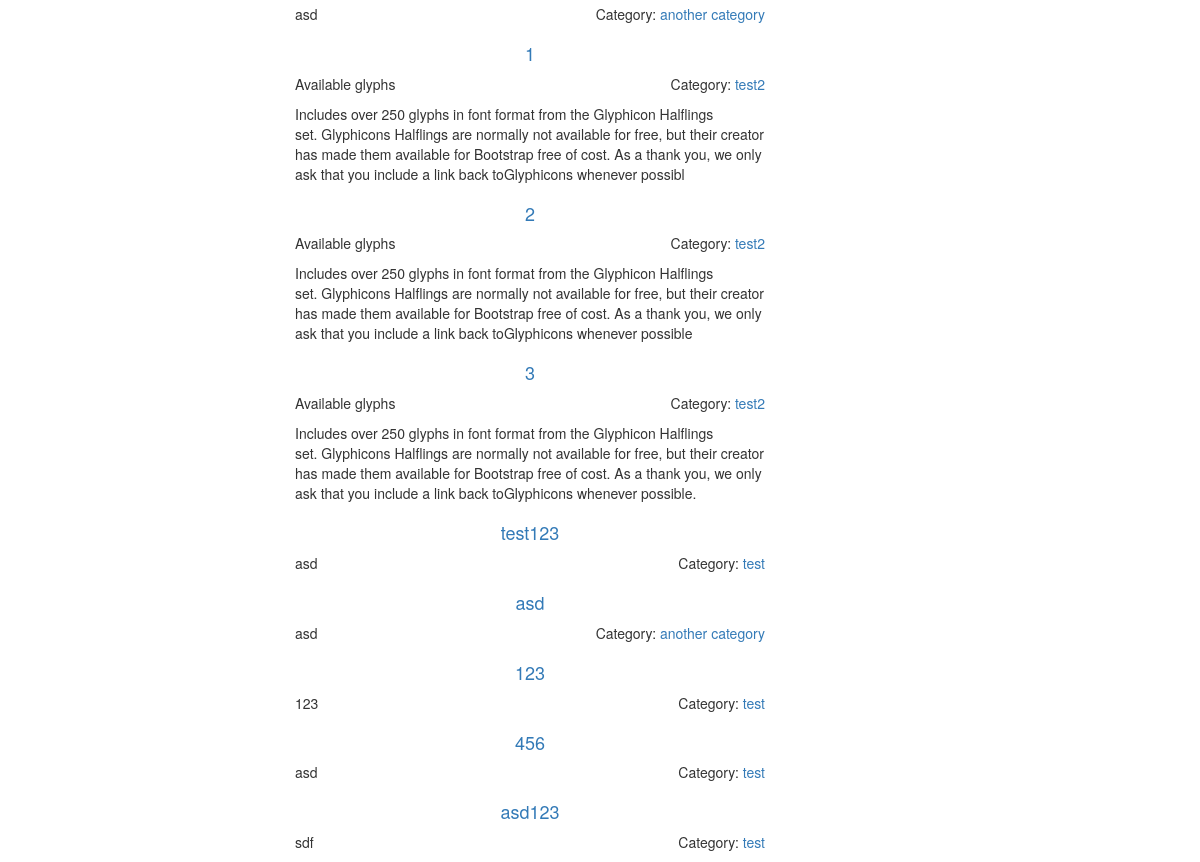
Page /dashboard/my-posts/ (signed in, lower part) on the earlier database version.
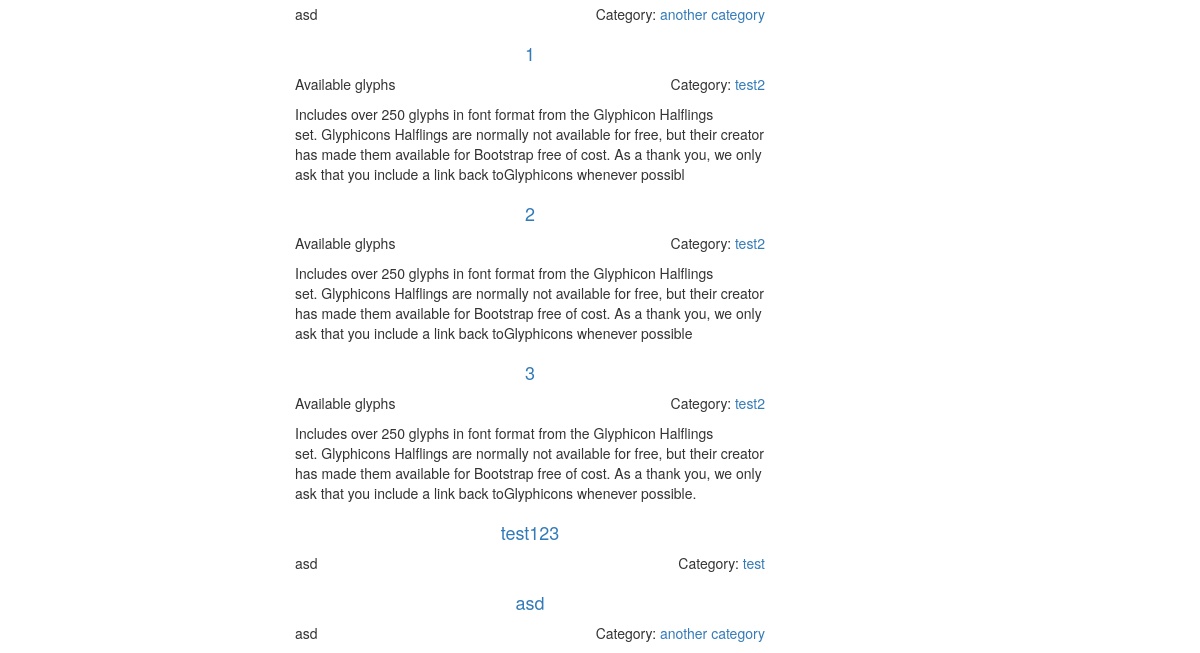
Same page on the later database version.
### blog/models.py (models this page shows, shortened)
class Post(models.Model):
    index_together = [
    ["title", "description", "post_thumbnail", "author", "category",
     "url", "published", "status"],
    ]
    title = models.CharField(max_length=150)
    description = RichTextField(max_length = 500, config_name = "description",
                                blank=True)
    text = models.TextField()
    today = datetime.date.today()
    post_image = models.ImageField(upload_to =
                        str(today.year)+'/'
                        +str(today.month)+'/'+str(today.day)+'/', blank=True)
    post_image.short_description = 'Image'
    post_thumbnail = ImageSpecField(source='post_image',
                                processors=[ResizeToFit(640, 480)],
                                format='JPEG',
                                options={'quality': 85})
    def get_image(self):
        return mark_safe('<img src="%s" class ="img-responsive center-block"/>'\
                         % (self.post_thumbnail.url))
    get_image.short_description = 'Thumbnail'
    created = models.DateTimeField(auto_now_add=True)
    edited = models.DateTimeField(auto_now=True)
    published = models.DateTimeField(default=timezone.now)
    author = models.ForeignKey(settings.AUTH_USER_MODEL,
                               default = 1,
                               on_delete=models.SET_DEFAULT) ###
    category = models.ForeignKey('Category')
    tags = models.ManyToManyField('Tag',
                                        related_name='posts',
                                        related_query_name='tag',
                                        blank=True)
    url = models.SlugField(blank=True)
    STATUS = (
                ("D", "Draft"),
                ("P","Published"),
    )
    status = models.CharField(max_length=1, choices=STATUS, default="D")
    ordering = ('-published',)
    def get_absolute_url(self):
        cat_url = slugify(self.category)
        post_url = slugify(self.title)
        return "/%s/%s-%i/" % (cat_url, self.url, self.id)

class Category(models.Model):
    index_together = [
    ["id","name", "order", "slug"],
    ]
    name = models.CharField(max_length=30, unique=True)
    description = models.TextField(max_length=250)
    slug = models.SlugField("URL",blank=True, max_length=150)
    order = models.SmallIntegerField(blank=True, default=1)
    def __str__(self):
        return self.name

### blog/views.py (the view)
# urls.py: url(r'^dashboard/my-posts/$', views.my_posts, name='my_posts'),
@login_required
def my_posts(request):
    posts = Post.objects.filter(author=request.user.id)
    return render(request, 'dash-my-posts.html', {'posts':posts,
                                              'cat_list': cat_list})

### blog/authentication.py (called while the page is built)
    def get_user(self, user_id):
        try:
            return User.objects.get(pk=user_id)
        except User.DoesNotExist:
            return None

### blog/models.py (called while the page is built)
    def get_avatar(self):
        return mark_safe('<img src="%s" class ="img-responsive"/>'\
                         % (self.avatar.url))

### templates/dash-my-posts.html (shortened to what this page needs)
{% extends "dashboard.html" %}
{% load imagekit %}
{% block content %}
<div class="container-fluid">
{% if posts %}
    {% for post in posts %}
    <div class="row">
    <div class="col-md-4">
    </div>
      <div class="col-md-8">
       <a href="{{ post.get_absolute_url }}" >
         <h4 class="post-title-dash text-center">{{ post.title }} </h4></a>
         <div class="pull-right">Category:
           <a href="
           {% url 'category' category=post.category|slugify %}">
           {{post.category}}</a>
         </div>
            <p class="post-description">{% autoescape off %}
              {{ post.description }}{% endautoescape %}</p>
         </div>
         </div>
    {% endfor %}
{% else %}
<p>
  No posts yet!
</p>
{% endif %}
</div>
{% endblock %}

### templates/dashboard.html (shortened to what this page needs)
{% extends "index.html" %}

### templates/index.html (shortened to what this page needs)
{% load staticfiles %}
<!DOCTYPE html>
<html>
<head>
<link rel="stylesheet" href="/static/css/backtotop.css" type="text/css">
<link rel="stylesheet" href="/static/css/bootstrap.min.css" type="text/css" />
<link rel="stylesheet" href="/static/css/custom.css" type="text/css" />
</head>
<body>
<div class="container">
<div class="row">
<div class="col-md-8 main">
<div class="content">
  <div class="posts">
  {% block content %}
  {% endblock %}
  </div>
</div>
</div>
</div>
</div>
</body>
</html>

Differences in the rows shown:
removed Post: title "123", category "test", description "123"
removed Post: title "456", category "test", description "asd"
removed Post: title "asd123", category "test", description "sdf"
